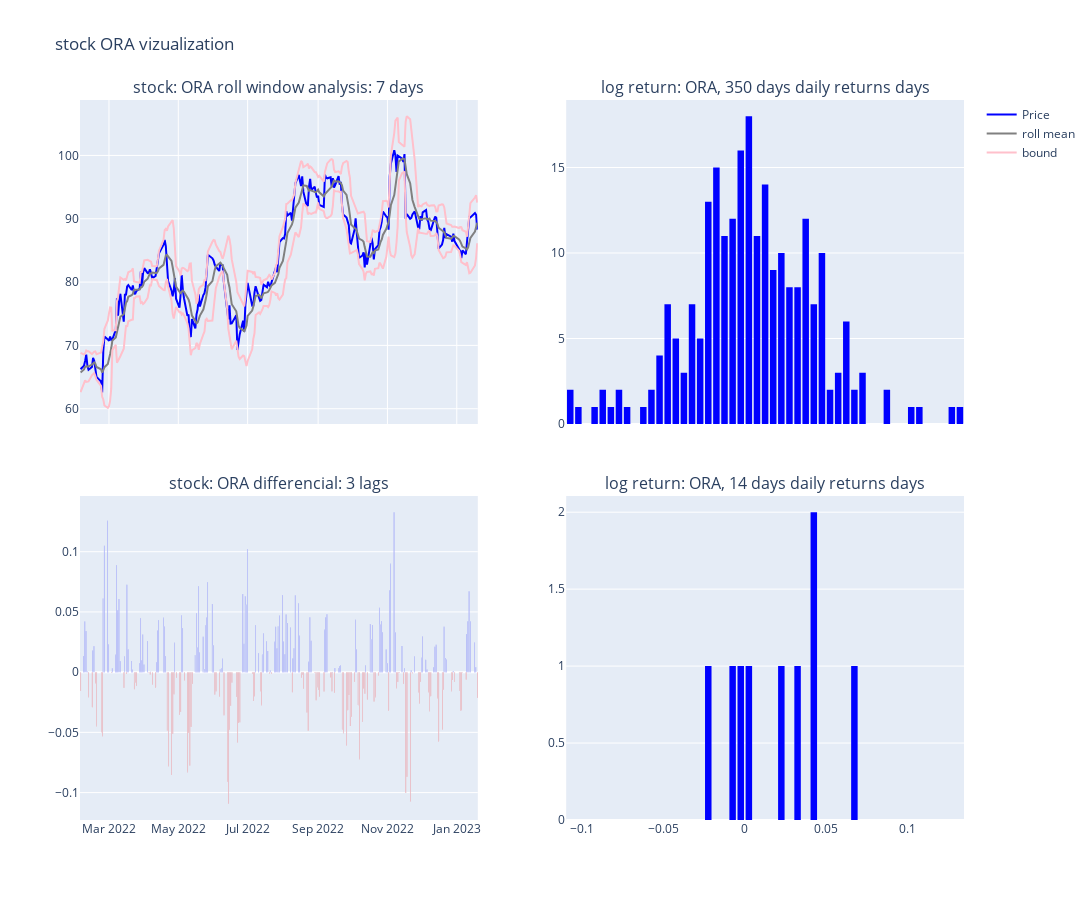

The cell this chart's notebook holds for it:
### Code cell
orang_stock = viz_data(stock_code = "ORA", n_days = n_days, window = window, lags = lags)

### Figure 1 — Plotly figure (JSON) as saved in the notebook; plotly's stock layout.template omitted (floating-point values rounded to 4 significant figures; data arrays with more than 128 entries replaced by an {"elided": "..."} marker saying what was removed)
{"data": [{"marker": {"color": "blue"}, "name": "Price", "type": "scatter", "x": {"elided": "240 str values"}, "xaxis": "x", "y": {"elided": "240 float values"}, "yaxis": "y"}, {"marker": {"color": "grey"}, "name": "roll mean", "type": "scatter", "x": {"elided": "240 str values"}, "xaxis": "x", "y": {"elided": "240 float values"}, "yaxis": "y"}, {"marker": {"color": "pink"}, "name": "bound", "type": "scatter", "x": {"elided": "240 str values"}, "xaxis": "x", "y": {"elided": "240 float values"}, "yaxis": "y"}, {"marker": {"color": "pink"}, "name": "bound", "showlegend": false, "type": "scatter", "x": {"elided": "240 str values"}, "xaxis": "x", "y": {"elided": "240 float values"}, "yaxis": "y"}, {"marker": {"color": "blue"}, "showlegend": false, "type": "bar", "x": {"elided": "240 str values"}, "xaxis": "x3", "y": {"elided": "240 float values"}, "yaxis": "y3"}, {"marker": {"color": "red"}, "showlegend": false, "type": "bar", "x": {"elided": "240 str values"}, "xaxis": "x3", "y": {"elided": "240 float values"}, "yaxis": "y3"}, {"marker": {"color": "blue"}, "nbinsx": 50, "showlegend": false, "type": "histogram", "x": {"elided": "240 float values"}, "xaxis": "x2", "yaxis": "y2"}, {"marker": {"color": "blue"}, "nbinsx": 20, "showlegend": false, "type": "histogram", "x": [-0.0002353, -0.006024, 0.0316, 0.04226, 0.06724, 0.04234, 0.02461, 0.00398, -0.02151], "xaxis": "x4", "yaxis": "y4"}], "layout": {"annotations": [{"font": {"size": 16}, "showarrow": false, "text": "stock: ORA roll window analysis: 7 days", "x": 0.225, "xanchor": "center", "xref": "paper", "y": 1, "yanchor": "bottom", "yref": "paper"}, {"font": {"size": 16}, "showarrow": false, "text": "log return: ORA, 350 days daily returns days", "x": 0.775, "xanchor": "center", "xref": "paper", "y": 1, "yanchor": "bottom", "yref": "paper"}, {"font": {"size": 16}, "showarrow": false, "text": "stock: ORA differencial: 3 lags", "x": 0.225, "xanchor": "center", "xref": "paper", "y": 0.45, "yanchor": "bottom", "yref": "paper"}, {"font": {"size": 16}, "showarrow": false, "text": "log return: ORA, 14 days daily returns days", "x": 0.775, "xanchor": "center", "xref": "paper", "y": 0.45, "yanchor": "bottom", "yref": "paper"}], "height": 900, "title": {"text": "stock ORA vizualization"}, "width": 1400, "xaxis": {"anchor": "y", "autorange": true, "domain": [0, 0.45], "matches": "x3", "range": ["2022-02-03 12:00", "2023-01-19 12:00"], "showticklabels": false, "type": "date"}, "xaxis2": {"anchor": "y2", "autorange": true, "domain": [0.55, 1], "matches": "x4", "range": [-0.11, 0.135], "showticklabels": false, "type": "linear"}, "xaxis3": {"anchor": "y3", "autorange": true, "domain": [0, 0.45], "range": ["2022-02-03 12:00", "2023-01-19 12:00"], "type": "date"}, "xaxis4": {"anchor": "y4", "autorange": true, "domain": [0.55, 1], "range": [-0.11, 0.135], "type": "linear"}, "yaxis": {"anchor": "x", "autorange": true, "domain": [0.55, 1], "range": [57.59, 108.8], "type": "linear"}, "yaxis2": {"anchor": "x2", "autorange": true, "domain": [0.55, 1], "range": [0, 18.95]}, "yaxis3": {"anchor": "x3", "autorange": true, "domain": [0, 0.45], "range": [-0.1228, 0.1462], "type": "linear"}, "yaxis4": {"anchor": "x4", "autorange": true, "domain": [0, 0.45], "range": [0, 2.105]}}}
